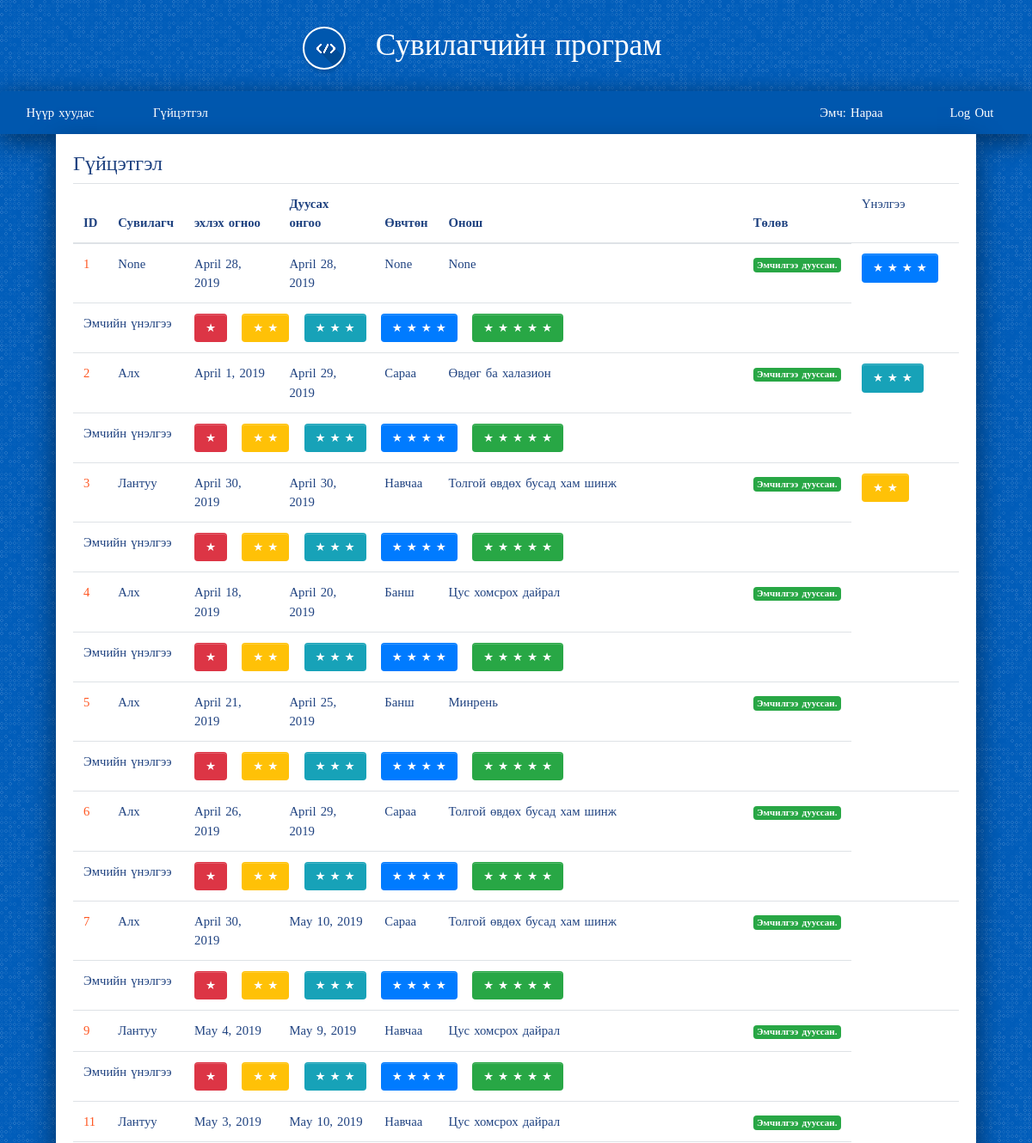
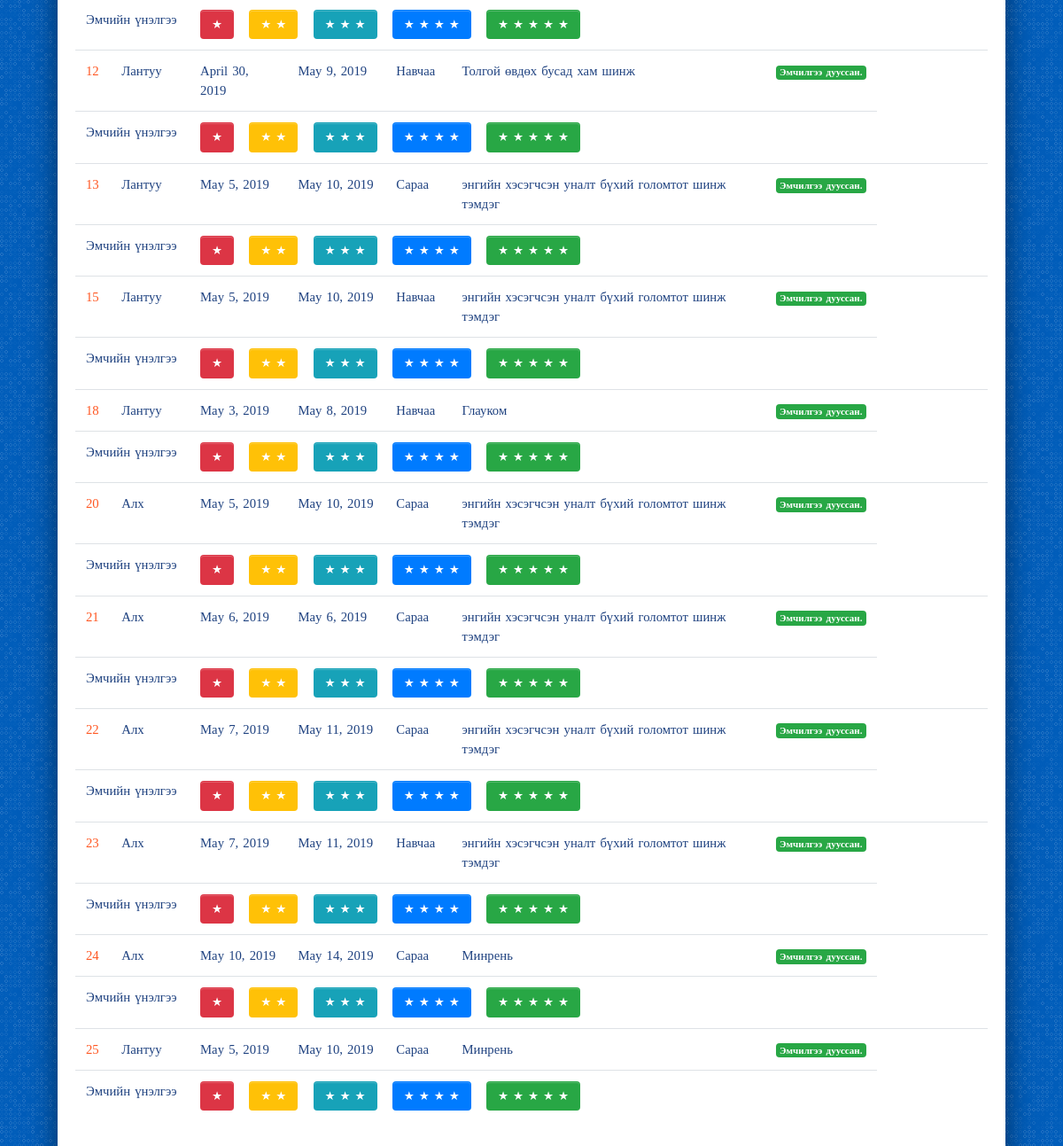
The page /drug/all_emchilgee_list/ (signed in) on the database its author committed (2 pictures, top to bottom).
### account/models.py (models this page shows, shortened)
class User(AbstractUser):
    is_worker       = models.BooleanField('worker status', default=False)
    is_costumer     = models.BooleanField('costumer status', default=False)

class Worker(models.Model):
    user            = models.OneToOneField(User, on_delete=models.CASCADE, primary_key=True, related_name='worker')
    firstname       = models.CharField(max_length=200)
    lastname        = models.CharField(max_length=200)
    register        = models.CharField(max_length=200)
    gender          = models.ForeignKey(Gender,on_delete=models.SET_NULL, null=True, blank=True)
    age             = models.IntegerField(null=True, blank=True)
    degree          = models.ForeignKey(Degree, on_delete=models.SET_NULL, null=True, blank=True)
    position        = models.ForeignKey(Position, on_delete=models.SET_NULL, null=True, blank=True)
    def __str__(self):
        return self.firstname
    def is_doctor(self):
        return self.position.name == "Эмч"

class Costumer(models.Model):
    user            = models.OneToOneField(User, on_delete=models.CASCADE, primary_key=True, related_name='costumer')
    firstname       = models.CharField(max_length=200)
    lastname        = models.CharField(max_length=200)
    register        = models.CharField(max_length=200)
    gender          = models.ForeignKey(Gender,on_delete=models.SET_NULL, null=True, blank=True)
    age             = models.IntegerField(null=True, blank=True)
    description     = models.CharField(max_length=200)
    def __str__(self):
        return self.firstname

### drug/models.py (models this page shows, shortened)
class Emchilgee(models.Model):
    start_date      = models.DateField(default=timezone.now)
    end_date        = models.DateField(default=timezone.now)
    worker          = models.ForeignKey(Worker, on_delete=models.SET_NULL, null=True, blank=True)
    costumer        = models.ForeignKey(Costumer, on_delete=models.SET_NULL, null=True, blank=True)
    onosh           = models.ForeignKey(Onosh, on_delete=models.SET_NULL, null=True, blank=True)
    created_date    = models.DateField(default=timezone.now)
    def is_started(self):
        return self.start_date <= date.today()
    def is_done(self):
        return self.end_date < date.today()

class Doctor_review(models.Model):
    emchilgee       = models.IntegerField(default=0)
    doctor          = models.ForeignKey(Worker, on_delete=models.SET_NULL, null=True, blank=True)
    review          = models.IntegerField(default=1)

class Onosh(models.Model):
    category    = models.CharField(max_length=200, null=True, blank=True)
    disc        = models.CharField(max_length=400, null=True, blank=True)
    code        = models.CharField(max_length=20, null=True, blank=True)
    def __str__(self):
        return self.disc

### drug/views.py (the view)
@login_required
def all_emchilgee_list(request, template_name='drug/all_emchilgee_list.html'):
    data = {}
    temp = []
    today = date.today()
    doctor_review = Doctor_review.objects.all()
    emchilgee = Emchilgee.objects.all()
    for item in emchilgee:
        if item.end_date < today:
            temp.append(item)
    emchilgee = temp
    data['doctor_review'] = doctor_review
    data['emchilgee'] = emchilgee
    return render(request, template_name, data)

### drug/templates/drug/all_emchilgee_list.html
{% extends 'base.html' %}
{% load staticfiles %}
{% load bootstrap3 %}
{% block content %}
<h4> Гүйцэтгэл </h4>
<table class="table">
<thead>
    <tr>
      <th> ID </th>
      <th> Сувилагч </th>
      <th> эхлэх огноо</th>
      <th> Дуусах онгоо </th>
      <th> Өвчтөн </th>
      <th> Онош </th>
      <th> Төлөв </th>
      <td> Үнэлгээ</td>
    </tr>
</thead>
  <tbody>
      {% for drug in emchilgee %}
        <tr>
          <td> <a href='#'> {{ drug.id }} </a></td>
          <td>{{ drug.worker }}</td>
          <td>{{ drug.start_date }}</td>
          <td>{{ drug.end_date }}</td>
          <td>{{ drug.costumer }}</td>
          <td>{{ drug.onosh }}</td>
          <td>
            {% if drug.is_started %}
              {% if drug.is_done %}
                <span class="badge badge-success">Эмчилгээ дууссан.</span>
              {% else %}
                <span class="badge badge-warning">Эмчилгээ хийгдэж байгаа.</span>
              {% endif %}
            {% else %}
              <span class="badge badge-danger">Эмчилгээ эхлээгүй.</span>
            {% endif %}
          </td>
          <td>
            {% for items in doctor_review %}
              {% if drug.id == items.emchilgee %}
                <span>
                  {% if items.review == 1 %}
                    <div class="form-check form-check-inline">
                      <a href="#" class="btn btn-danger btn-lg">★</a>
                    </div>
                  {% elif items.review == 2%}
                    <div class="form-check form-check-inline">
                      <a href="#" class="btn btn-warning btn-lg">★ ★</a>
                    </div>
                  {% elif items.review == 3%}
                    <div class="form-check form-check-inline">
                      <a href="#" class="btn btn-info btn-lg">★ ★ ★</a>
                    </div>
                  {% elif items.review == 4%}
                    <div class="form-check form-check-inline">
                      <a href="#" class="btn btn-primary btn-lg">★ ★ ★ ★</a>
                    </div>
                  {% elif items.review == 5 %}
                    <div class="form-check form-check-inline">
                      <a href="#" class="btn btn-success btn-lg">★ ★ ★ ★ ★</a>
                    </div>
                  {% endif %}
                </span>
              {% endif %}
            {% endfor %}
          </td>
        </tr>
        <tr>
          <td colspan="2"> Эмчийн үнэлгээ </td>
          <td colspan="5">
            <div class="form-check form-check-inline">
              <a href="{% url 'drug:make_review_1' drug.id %}" class="btn btn-danger btn-lg">★</a>
            </div>
            <div class="form-check form-check-inline">
              <a href="{% url 'drug:make_review_2' drug.id %}" class="btn btn-warning btn-lg">★ ★</a>
            </div>
            <div class="form-check form-check-inline">
              <a href="{% url 'drug:make_review_3' drug.id %}" class="btn btn-info btn-lg">★ ★ ★</a>
            </div>
            <div class="form-check form-check-inline">
              <a href="{% url 'drug:make_review_4' drug.id %}" class="btn btn-primary btn-lg">★ ★ ★ ★</a>
            </div>
            <div class="form-check form-check-inline">
              <a href="{% url 'drug:make_review_5' drug.id %}" class="btn btn-success btn-lg">★ ★ ★ ★ ★</a>
            </div>
          </td>
        </tr>
      {% endfor %}
  </tbody>
</table>
{% endblock %}

### templates/base.html (shortened to what this page needs)
{% load staticfiles %}
<!DOCTYPE html>
<html>
<head>
	<link rel="stylesheet" href="https://stackpath.bootstrapcdn.com/bootstrap/4.1.3/css/bootstrap.min.css">
	<link rel="stylesheet" href="{% static 'css/style.css' %}">
	<link rel="stylesheet" href="{% static 'css/basic.css' %}">
	<link rel="stylesheet" href="{% static 'css/navigator.css' %}">
	<link rel="stylesheet" href="https://use.fontawesome.com/releases/v5.8.1/css/all.css">
</head>
<body>
{% if request.user.is_authenticated %}
	{% if request.user.is_worker %}
		{% if request.user.worker.is_doctor %}
			<div class="title">
					<i class="logo-design-guide"></i>
					Сувилагчийн програм
			</div>
			<div class="header">
				<ul id="menu" class="menu">
						<li><a href="{% url 'home' %}"> Нүүр хуудас </a></li>
						<li><a href="{% url 'drug:all_emchilgee_list' %}"> Гүйцэтгэл </a></li>
						<li class="float-right"><a href="{% url 'account:logout'%}"> Log Out </a></li>
						<li class="float-right"> <a href="#"> Эмч: {{ request.user.worker }} </a> </li>
				</ul>
			</div>
		{% endif %}
	{% endif %}
{% endif %}
<div class="container">
	<div class="main">
	    {% block content %}
			{% endblock %}
	</div>
</div>
</body>
</html>

### static/css/style.css (style rules this page uses)
body { background-color: #e9e9e9; }

### static/css/basic.css (style rules this page uses)
body { font-family: "Fira Sans Condensed"; font-weight: 400; font-size: 0.92em; color: #1f4280; background-color: #005dba; line-height: 1.5em; word-spacing: 0.1em; margin: 0; }
.container { display: grid; grid-template-columns: auto 1400px auto; grid-template-rows: auto auto auto auto 60px; }
.title { grid-column: 2/3; grid-row: 1/2; font-weight: 200; font-size: 2.4em; color: #fff; line-height: 3em; text-align: center; }
.title [class^="logo-"] { border: 2px solid #fff; margin-right: 24px; margin-left: -78px; }
.header { grid-column: 2/3; grid-row: 2/3; border-radius: 4px 4px 0 0; overflow: hidden; box-shadow: 0px 7px 31px rgba(0, 0, 0, 0.5); background-color: #0057ae; }
.main { grid-column: 2/3; grid-row: 3/4; background-color: #fff; box-shadow: 0px 15px 31px rgba(0, 0, 0, 0.5); padding: 20px 20px 40px 20px; min-width: 0; }
a { color: #ff5722; text-decoration: none; }
.btn { font-family: "Fira Sans Condensed"; font-size: 0.92em; }
.btn { display: inline-block; font-weight: normal; text-align: center; vertical-align: middle; touch-action: manipulation; cursor: pointer; background-image: none; border: 1px solid transparent; white-space: nowrap; padding: 6px 12px; line-height: 1.42857143; -webkit-border-radius: 4px; border-radius: 4px; -webkit-user-select: none; -moz-user-select: none; -ms-user-select: none; user-select: none; color: #fff; box-shadow: inset 0 1px 0 rgba(255,255,255,0.2); text-decoration: none; transition: background-color .2s ease-in-out, border-color .2s ease-in-out; }
@media screen and (max-width: 1440px) { .container { grid-template-columns: 20px auto 20px; } }
ul.menu { margin:0; padding:0; transition: background-color .15s ease-in-out; min-height: 50px; }
ul.menu li { display:inline-block; float: left; }
ul.menu li a { display:block; min-width:140px; height: 50px; text-align: center; line-height: 50px; color: #fff; background: #0057ae; transition: background-color .20s ease-in-out; }
ul.menu .float-right { float: right; }

### static/css/navigator.css (style rules this page uses)
[class^="logo-"] { display: inline-block; width: 50px; height: 50px; box-shadow: 1px 2px 4px 1px rgba(0,0,0,.15); transition: box-shadow .2s ease-in-out; border-radius: 50%; vertical-align: middle; }

### rows shown on the page
User: user.worker "Нараа"
Emchilgee: id "1", worker "None", start_date "April 28, 2019", end_date "April 28, 2019", costumer "None", onosh "None", shows "Эмчилгээ дууссан."
Emchilgee: id "2", worker "Алх", start_date "April 1, 2019", end_date "April 29, 2019", costumer "Сараа", onosh "Өвдөг ба халазион", shows "Эмчилгээ дууссан."
Emchilgee: id "3", worker "Лантуу", start_date "April 30, 2019", end_date "April 30, 2019", costumer "Навчаа", onosh "Толгой өвдөх бусад хам шинж", shows "Эмчилгээ дууссан."
Emchilgee: id "4", worker "Алх", start_date "April 18, 2019", end_date "April 20, 2019", costumer "Банш", onosh "Цус хомсрох дайрал", shows "Эмчилгээ дууссан."
Emchilgee: id "5", worker "Алх", start_date "April 21, 2019", end_date "April 25, 2019", costumer "Банш", onosh "Минрень", shows "Эмчилгээ дууссан."
Emchilgee: id "6", worker "Алх", start_date "April 26, 2019", end_date "April 29, 2019", costumer "Сараа", onosh "Толгой өвдөх бусад хам шинж", shows "Эмчилгээ дууссан."
Emchilgee: id "7", worker "Алх", start_date "April 30, 2019", end_date "May 10, 2019", costumer "Сараа", onosh "Толгой өвдөх бусад хам шинж", shows "Эмчилгээ дууссан."
Emchilgee: id "9", worker "Лантуу", start_date "May 4, 2019", end_date "May 9, 2019", costumer "Навчаа", onosh "Цус хомсрох дайрал", shows "Эмчилгээ дууссан."
Emchilgee: id "11", worker "Лантуу", start_date "May 3, 2019", end_date "May 10, 2019", costumer "Навчаа", onosh "Цус хомсрох дайрал", shows "Эмчилгээ дууссан."
Emchilgee: id "12", worker "Лантуу", start_date "April 30, 2019", end_date "May 9, 2019", costumer "Навчаа", onosh "Толгой өвдөх бусад хам шинж", shows "Эмчилгээ дууссан."
Emchilgee: id "13", worker "Лантуу", start_date "May 5, 2019", end_date "May 10, 2019", costumer "Сараа", onosh "энгийн хэсэгчсэн уналт бүхий голомтот шинж тэмдэг", shows "Эмчилгээ дууссан."
Emchilgee: id "15", worker "Лантуу", start_date "May 5, 2019", end_date "May 10, 2019", costumer "Навчаа", onosh "энгийн хэсэгчсэн уналт бүхий голомтот шинж тэмдэг", shows "Эмчилгээ дууссан."
Emchilgee: id "18", worker "Лантуу", start_date "May 3, 2019", end_date "May 8, 2019", costumer "Навчаа", onosh "Глауком", shows "Эмчилгээ дууссан."
Emchilgee: id "20", worker "Алх", start_date "May 5, 2019", end_date "May 10, 2019", costumer "Сараа", onosh "энгийн хэсэгчсэн уналт бүхий голомтот шинж тэмдэг", shows "Эмчилгээ дууссан."
Emchilgee: id "21", worker "Алх", start_date "May 6, 2019", end_date "May 6, 2019", costumer "Сараа", onosh "энгийн хэсэгчсэн уналт бүхий голомтот шинж тэмдэг", shows "Эмчилгээ дууссан."
Emchilgee: id "22", worker "Алх", start_date "May 7, 2019", end_date "May 11, 2019", costumer "Сараа", onosh "энгийн хэсэгчсэн уналт бүхий голомтот шинж тэмдэг", shows "Эмчилгээ дууссан."
Emchilgee: id "23", worker "Алх", start_date "May 7, 2019", end_date "May 11, 2019", costumer "Навчаа", onosh "энгийн хэсэгчсэн уналт бүхий голомтот шинж тэмдэг", shows "Эмчилгээ дууссан."
Emchilgee: id "24", worker "Алх", start_date "May 10, 2019", end_date "May 14, 2019", costumer "Сараа", onosh "Минрень", shows "Эмчилгээ дууссан."
Emchilgee: id "25", worker "Лантуу", start_date "May 5, 2019", end_date "May 10, 2019", costumer "Сараа", onosh "Минрень", shows "Эмчилгээ дууссан."
